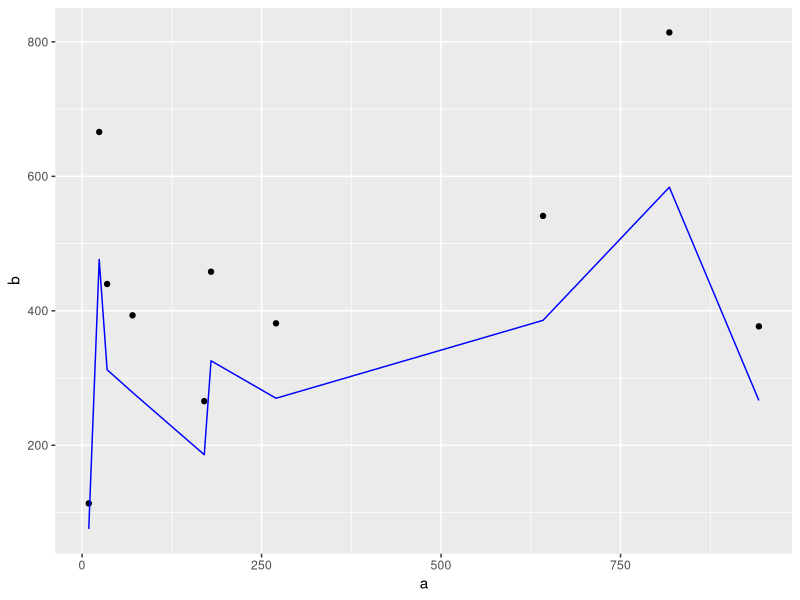
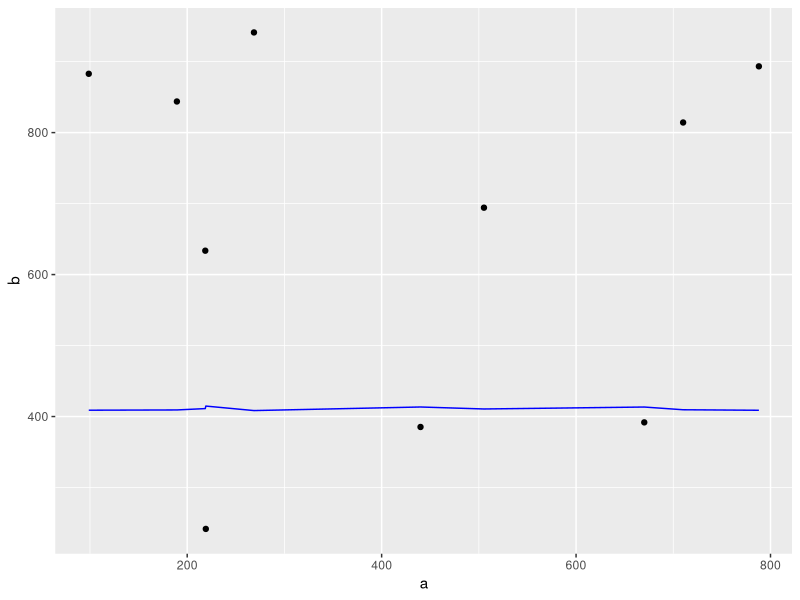
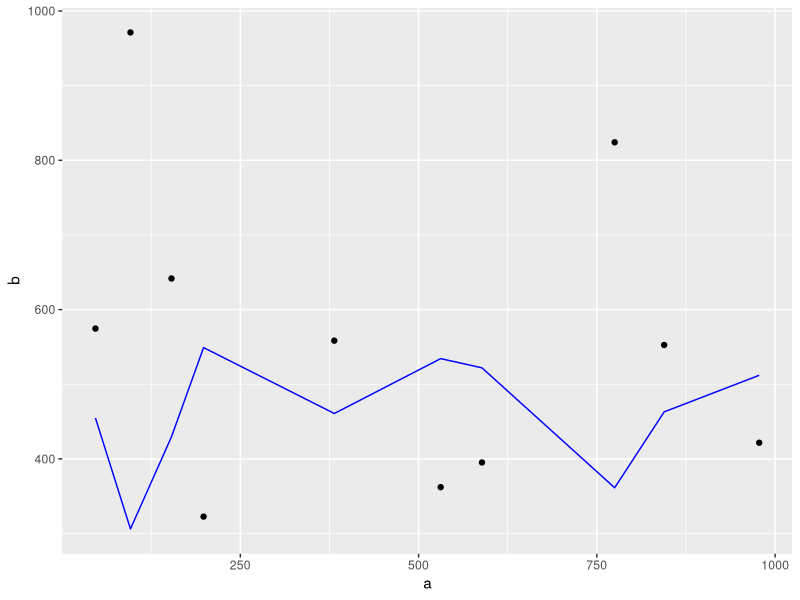
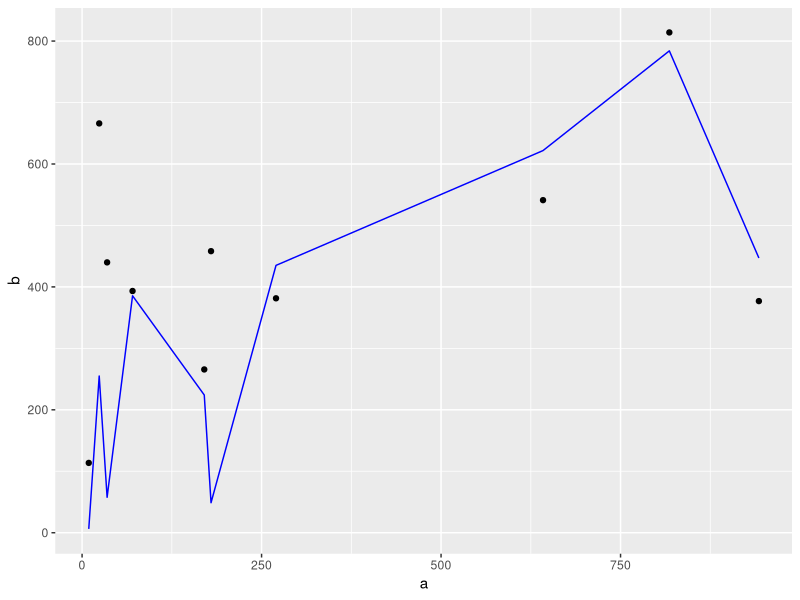
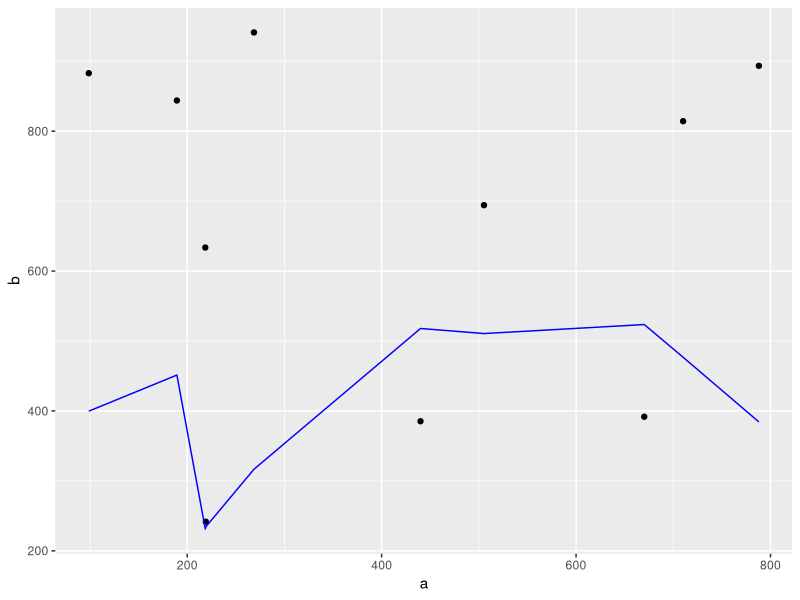
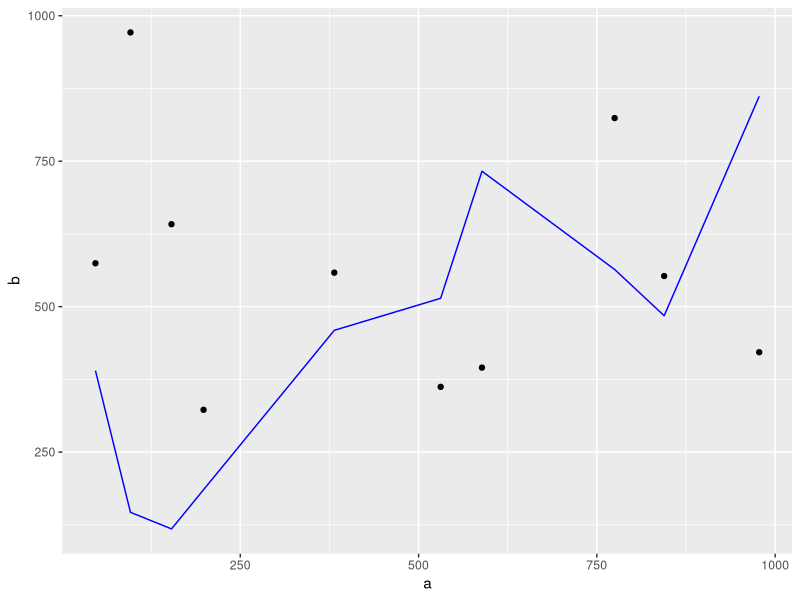

Source code (R) for these figures, in order:
## ---- chunk 1
knitr::opts_chunk$set(echo = TRUE)

set.seed(12L)
## ---- chunk 2
library(tidyverse)
library(broom)
## ---- chunk 3
c(1,2,3) %>% map(function(a) a^0.5)
## ---- chunk 4
c(1,2,3) %>% map(function(a) {a^0.5})
## ---- chunk 5
c(1,2,3) %>% map(sqrt)
## ---- chunk 6
tibble(a=c(4,3,5), b=c(8,9,5)) %>%  map(sqrt)
## ---- chunk 7
c(1,2,3) %>% map(~sqrt(.))
## ---- chunk 8
map2(c(1,3), c(4,8), function(a,b) a*b)
## ---- chunk 9
map2(c(1,3), c(4,8), ~(..1)*(..2))
## ---- chunk 10
c(1,3) %>% map2(c(4,8), ~(..1)*(..2))
## ---- chunk 11
list(list(5, 27, 50), list(1000, 1000, 1000)) %>%
  pmap(function(a,b)a*b)
## ---- chunk 12
list(list(5, 27, 50), list(1000, 1000, 1000), list(10, 2, 90)) %>% 
  pmap(~(..1)*(..2)*(..3))
## ---- chunk 13
tibble(
  a = c(5, 27, 50),
  b = c(1000, 1000, 1000),
  c = c(10, 2, 90)
) %>%
  pmap( ~ (..1) * (..2) * (..3))
## ---- chunk 14
tibble(
  a = c(5, 27, 50),
  b = c(1000, 1000, 1000),
  c = c(10, 2, 90),
  d = c(9, 5, 1)
) %>%
  pmap( ~ with(list(...), a * b * c * d))
## ---- chunk 15
library(glue)
tibble(
  a = c(5, 27, 50),
  b = c(1000, 1000, 1000),
  c = c(10, 2, 90)
) %>%
  pmap(~ "a: {..1},  b:{..2}, c:{..3}" %>% glue())
## ---- chunk 16
tibble(
  a = c(5, 27, 50),
  b = c(1000, 1000, 1000),
  c = c(10, 2, 90),
  d = c(9, 2, 8)
) %>%
  pmap(~ with(list(...),"a: {a},  b:{b}, c:{c}, d:{d}" %>% glue()))
## ---- chunk 17
multiply <- function(a, b) {
  a * b
}
## ---- chunk 18
list(list(5, 27, 50), list(1000, 1000, 1000)) %>%
  pmap( ~ multiply(..1, ..2))
## ---- chunk 19
data <-  tibble(group = "1",
                a = runif(10, 1, 1000),
                b = runif(10, 1, 1000)) %>%
  bind_rows(tibble(
    group = "2",
    a = runif(10, 1, 1000),
    b = runif(10, 1, 1000)
  )) %>%
  bind_rows(tibble(
    group = "3",
    a = runif(10, 1, 1000),
    b = runif(10, 1, 1000)
  ))
## ---- chunk 20
plot_fit <- function(data) {
  data %>% 
    ggplot(aes(x = a)) +
    geom_point(aes(y = b)) +
    geom_line(aes(y = .fitted), color = "blue") 
}
## ---- chunk 21
data <- data %>%
  group_by(group) %>%
  nest() %>%
  mutate(
    pca = map(data, ~ prcomp(., center = T, scale = T)),
    loess = map(data, ~ loess(a ~ b, .)),
    lm = map(data, ~ lm(a ~ b, .)),
    loess_augmented = map(loess, augment),
    lm_tidy = map(lm, tidy),
    lm_glance = map(lm, glance),
    lm_augmented = map(lm, augment),
    pca_augmented = map2(pca, data,   ~ augment(.x, data = .y)),
    pca_tidy = map2(pca, data, ~ augment(.x, data = .y)),
    loess_plot= map(loess_augmented, ~plot_fit(.)),
    lm_plot = map(lm_augmented, ~plot_fit(.))
  ) %>% 
  ungroup()
## ---- chunk 22
data %>% pull(lm_plot)
## ---- chunk 23

data %>% pull(loess_plot)
